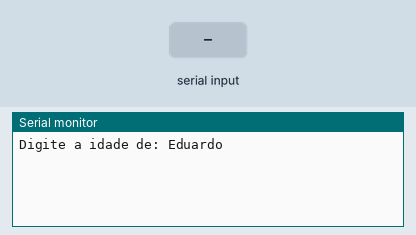
Simulated run of this sketch. Board: Arduino Uno, built with avr-gcc and run on an emulated ATmega328P. Shown: the last lines printed to the serial monitor. Inputs (shaded band) come from the test bench.

Above: at 1.2 s.
1.3 s: "90,45\n" received over Serial
At 2.1 s:
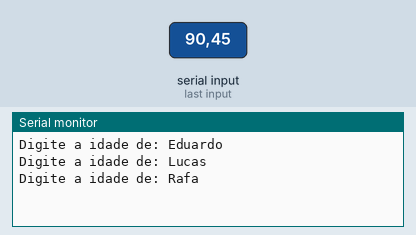
2.8 s: "30,150\n" received over Serial
At 4.4 s:
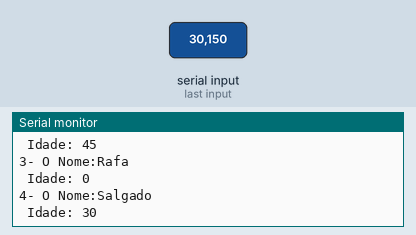
Timing chart, 0 to 5.9 s (numbered marks = the images above; inputs shaded):
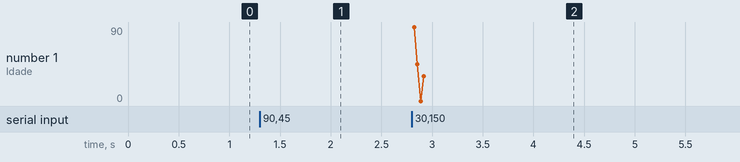

Measured:
- after the input at 1.3 s, the serial monitor: prints a new line at once (image 1)
- after the input at 2.8 s, the serial monitor: prints a new line at once (image 2)

The sketch:

vetor_manipulado1.ino
```cpp
// C++ code
//
	void setup()
{
	Serial.begin(9600);
}

	void loop()
{
 	String Nomes[4] = {"Eduardo", "Lucas", "Rafa", "Salgado"};
      int idades[4];
      for(int i = 0; i < 4; i++){
        Serial.println("Digite a idade de: " + Nomes[i]);
        while(!Serial.available());
        idades[i] = Serial.parseInt();
}
	//exibir os dados do array
      for(int i = 0; i < 4; i++)
{
      Serial.println(String(i + 1) + "- O Nome:" +Nomes[i]);
      Serial.println(" Idade: " + String(idades[i]));
      Serial.println();

}
  	  delay(10000);//Delay de 2 segundos
} 	//fim do loop
```
